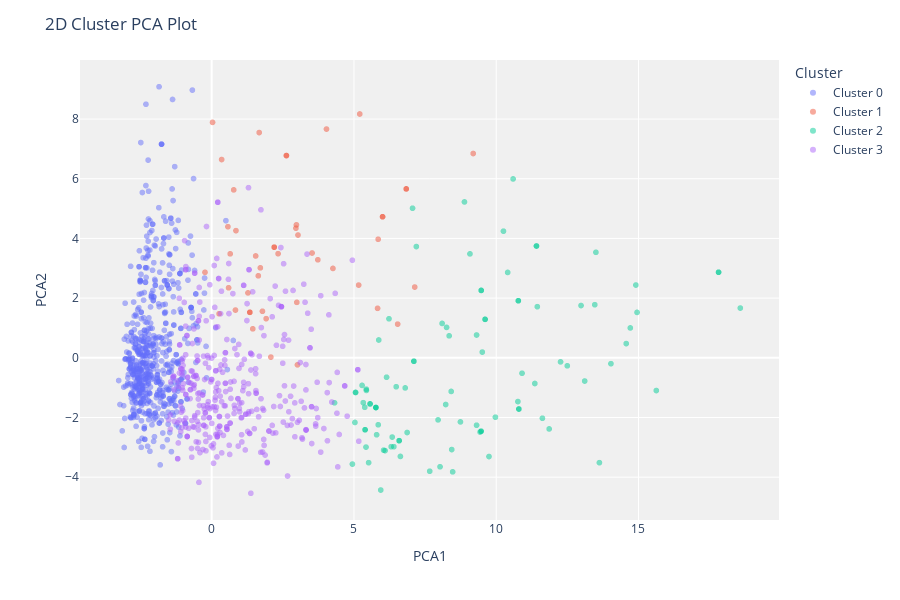
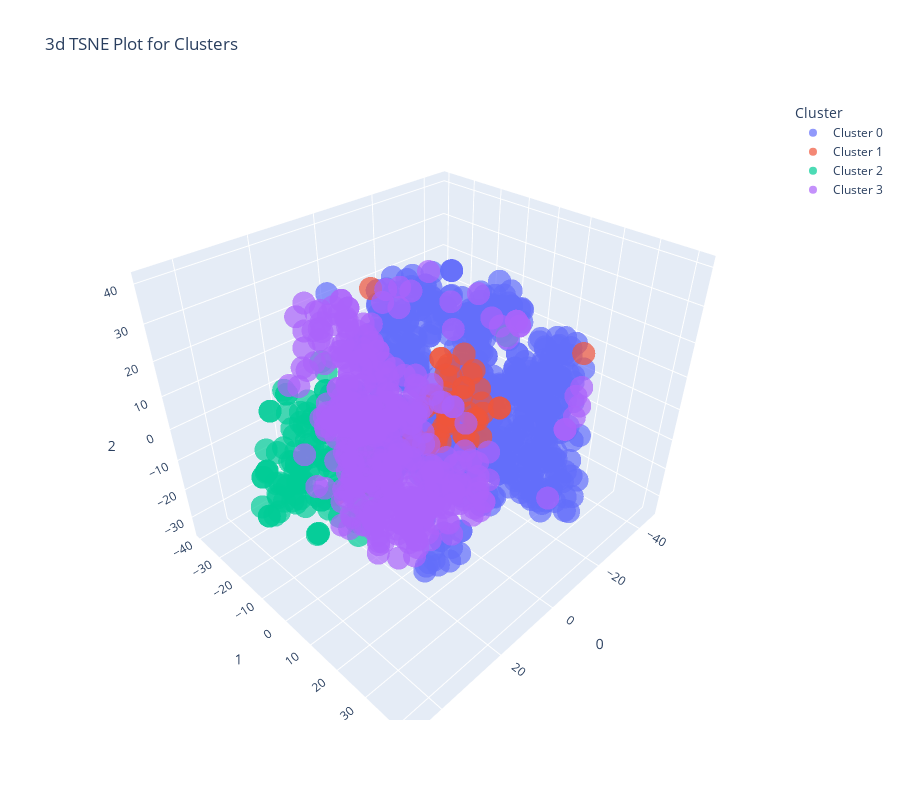

Notebook cell for these charts, in order:
### Code cell
s.evaluate_model(kmeans)

### Figure 1 — Plotly figure (JSON) as saved in the notebook; plotly's stock layout.template omitted (floating-point values rounded to 4 significant figures; data arrays with more than 128 entries replaced by an {"elided": "..."} marker saying what was removed)
{"data": [{"customdata": {"elided": "630x1 str values"}, "hovertemplate": "Cluster=Cluster 0<br>PCA1=%{x}<br>PCA2=%{y}<br>Feature=%{customdata[0]}<extra></extra>", "legendgroup": "Cluster 0", "marker": {"color": "#636efa", "opacity": 0.5, "symbol": "circle"}, "mode": "markers", "name": "Cluster 0", "showlegend": true, "textposition": "top center", "type": "scattergl", "x": {"elided": "630 float values"}, "xaxis": "x", "y": {"elided": "630 float values"}, "yaxis": "y"}, {"customdata": [["m"], ["m"], ["f"], ["m"], ["m"], ["m"], ["m"], ["m"], ["m"], ["m"], ["m"], ["m"], ["m"], ["f"], ["m"], ["m"], ["m"], ["m"], ["m"], ["m"], ["m"], ["m"], ["m"], ["m"], ["m"], ["m"], ["m"], ["f"], ["f"], ["f"], ["f"], ["m"], ["m"], ["f"], ["m"], ["m"], ["m"], ["f"], ["m"], ["m"], ["m"], ["m"], ["f"], ["m"], ["f"], ["m"]], "hovertemplate": "Cluster=Cluster 1<br>PCA1=%{x}<br>PCA2=%{y}<br>Feature=%{customdata[0]}<extra></extra>", "legendgroup": "Cluster 1", "marker": {"color": "#EF553B", "opacity": 0.5, "symbol": "circle"}, "mode": "markers", "name": "Cluster 1", "showlegend": true, "textposition": "top center", "type": "scattergl", "x": [2.335, 9.191, 2.081, 2.198, 0.2605, 2.198, 6.838, 6.838, 0.6508, 6.006, 1.341, 1.639, 6.006, 0.8355, 3.034, 7.136, 0.02993, 5.165, 4.036, 1.545, 2.979, 0.8541, 1.341, 0.594, 3.731, 1.67, 3.015, 1.783, 5.204, 3.528, 5.83, 5.851, -0.235, 2.96, 0.5702, 2.626, 2.626, 1.914, 4.262, 1.445, 6.537, 1.276, 0.3494, 2.992, 1.711, 0.774], "xaxis": "x", "y": [3.488, 6.845, 0.0233, 3.706, 1.475, 3.706, 5.659, 5.659, 3.483, 4.726, 1.524, 2.747, 4.726, 1.599, 4.114, 2.37, 7.888, 2.436, 7.665, 3.412, 4.454, 4.261, 1.524, 2.346, 3.284, 7.547, -0.2369, 1.559, 8.17, 3.511, 1.657, 3.973, 2.864, 4.343, 4.393, 6.776, 6.776, 1.311, 2.994, 0.9704, 1.128, 2.174, 6.643, 1.857, 3.014, 5.626], "yaxis": "y"}, {"customdata": [["f"], ["f"], ["m"], ["f"], ["f"], ["f"], ["f"], ["f"], ["f"], ["f"], ["f"], ["f"], ["f"], ["f"], ["m"], ["f"], ["f"], ["f"], ["m"], ["f"], ["m"], ["f"], ["f"], ["f"], ["m"], ["m"], ["f"], ["f"], ["f"], ["f"], ["f"], ["f"], ["f"], ["m"], ["m"], ["f"], ["m"], ["f"], ["f"], ["f"], ["f"], ["m"], ["m"], ["f"], ["m"], ["m"], ["m"], ["m"], ["f"], ["f"], ["f"], ["m"], ["m"], ["m"], ["m"], ["m"], ["f"], ["f"], ["f"], ["m"], ["m"], ["f"], ["f"], ["f"], ["f"], ["f"], ["f"], ["f"], ["f"], ["f"], ["f"], ["f"], ["f"], ["m"], ["f"], ["f"], ["f"], ["f"], ["m"], ["m"], ["f"], ["f"], ["f"], ["m"], ["f"], ["m"], ["f"], ["f"], ["f"], ["m"], ["m"], ["f"], ["f"], ["f"], ["f"], ["f"]], "hovertemplate": "Cluster=Cluster 2<br>PCA1=%{x}<br>PCA2=%{y}<br>Feature=%{customdata[0]}<extra></extra>", "legendgroup": "Cluster 2", "marker": {"color": "#00cc96", "opacity": 0.5, "symbol": "circle"}, "mode": "markers", "name": "Cluster 2", "showlegend": true, "textposition": "top center", "type": "scattergl", "x": [5.435, 12.98, 14.71, 6.095, 17.81, 8.225, 17.81, 10.8, 5.391, 8.885, 13.63, 5.391, 5.566, 14.91, 9.309, 5.566, 6.232, 5.772, 4.946, 8.255, 5.327, 9.47, 6.869, 9.078, 8.099, 14.57, 9.511, 5.942, 15.63, 8.436, 5.424, 10.78, 11.36, 5.853, 5.872, 10.78, 10.26, 8.418, 5.38, 6.344, 10.8, 6.309, 18.58, 9.47, 11.44, 10.59, 7.956, 6.043, 11.86, 5.772, 5.056, 8.743, 11.41, 9.473, 9.473, 6.801, 5.772, 10.4, 7.193, 6.485, 14.95, 9.309, 5.797, 5.438, 5.035, 9.433, 9.972, 7.663, 5.285, 14.03, 7.107, 7.107, 13.46, 11.41, 6.633, 8.469, 5.056, 4.318, 11.62, 6.403, 8.026, 5.516, 13.5, 9.609, 9.746, 9.609, 10.76, 6.589, 6.589, 6.146, 12.26, 7.059, 12.5, 8.346, 13.11, 10.91], "xaxis": "x", "y": [-1.052, 1.751, 1.0, -3.111, 2.867, -1.565, 2.867, -1.717, -2.412, 5.222, -3.514, -2.412, -1.545, 2.438, 0.7633, -1.545, 1.307, -1.666, -3.563, 1.018, -1.504, -2.461, -2.503, 3.482, 1.151, 0.4751, 0.1904, -4.432, -1.097, -3.075, -2.993, 1.911, -0.8612, -2.245, 0.5965, 1.911, 4.243, -1.128, -1.658, -2.656, -1.717, -2.979, 1.667, -2.461, 1.712, 5.993, -2.08, -3.095, -2.385, -1.666, -1.163, -2.148, 3.746, 2.258, 2.258, -1.009, -1.666, 2.86, 3.728, -0.9707, 1.52, -2.26, -2.579, -1.094, -2.168, -2.489, -1.991, -3.801, -0.9259, -0.1977, -0.1165, -0.1165, 1.778, 3.746, -3.306, -3.822, -1.163, -1.51, -2.026, -2.979, -3.652, -3.514, 3.534, 1.288, -3.309, 1.288, -1.467, -2.778, -2.778, -0.6514, -0.1373, 5.012, -0.2689, 0.7356, -0.7793, -0.5177], "yaxis": "y"}, {"customdata": {"elided": "368x1 str values"}, "hovertemplate": "Cluster=Cluster 3<br>PCA1=%{x}<br>PCA2=%{y}<br>Feature=%{customdata[0]}<extra></extra>", "legendgroup": "Cluster 3", "marker": {"color": "#ab63fa", "opacity": 0.5, "symbol": "circle"}, "mode": "markers", "name": "Cluster 3", "showlegend": true, "textposition": "top center", "type": "scattergl", "x": {"elided": "368 float values"}, "xaxis": "x", "y": {"elided": "368 float values"}, "yaxis": "y"}], "layout": {"height": 600, "legend": {"title": {"text": "Cluster"}, "tracegroupgap": 0}, "margin": {"t": 60}, "plot_bgcolor": "rgb(240,240,240)", "title": {"text": "2D Cluster PCA Plot"}, "xaxis": {"anchor": "y", "domain": [0, 1], "title": {"text": "PCA1"}}, "yaxis": {"anchor": "x", "domain": [0, 1], "title": {"text": "PCA2"}}}}

### Figure 2 — Plotly figure (JSON) as saved in the notebook; plotly's stock layout.template omitted (floating-point values rounded to 4 significant figures; data arrays with more than 128 entries replaced by an {"elided": "..."} marker saying what was removed)
{"data": [{"customdata": {"elided": "630x1 str values"}, "hovertemplate": "Cluster=Cluster 0<br>0=%{x}<br>1=%{y}<br>2=%{z}<br>Feature=%{customdata[0]}<extra></extra>", "legendgroup": "Cluster 0", "marker": {"color": "#636efa", "opacity": 0.7, "symbol": "circle"}, "mode": "markers", "name": "Cluster 0", "scene": "scene", "showlegend": true, "type": "scatter3d", "x": {"elided": "630 float values"}, "y": {"elided": "630 float values"}, "z": {"elided": "630 float values"}}, {"customdata": [["m"], ["m"], ["f"], ["m"], ["m"], ["m"], ["m"], ["m"], ["m"], ["m"], ["m"], ["m"], ["m"], ["f"], ["m"], ["m"], ["m"], ["m"], ["m"], ["m"], ["m"], ["m"], ["m"], ["m"], ["m"], ["m"], ["m"], ["f"], ["f"], ["f"], ["f"], ["m"], ["m"], ["f"], ["m"], ["m"], ["m"], ["f"], ["m"], ["m"], ["m"], ["m"], ["f"], ["m"], ["f"], ["m"]], "hovertemplate": "Cluster=Cluster 1<br>0=%{x}<br>1=%{y}<br>2=%{z}<br>Feature=%{customdata[0]}<extra></extra>", "legendgroup": "Cluster 1", "marker": {"color": "#EF553B", "opacity": 0.7, "symbol": "circle"}, "mode": "markers", "name": "Cluster 1", "scene": "scene", "showlegend": true, "type": "scatter3d", "x": [14.83, 36.6, 14.43, 5.819, 3.856, 5.819, 34.63, 34.63, 13.82, 9.505, 4.038, 14.19, 9.505, 3.882, 6.351, 15.59, -33.05, 4.183, 31.21, 8.587, 7.759, 10.45, 4.038, 1.654, 2.54, 11.54, 3.189, 11.97, 12.77, 8.616, 10.71, 15.72, 5.382, 1.216, 5.149, 10.61, 10.61, 13.69, 7.622, 9.832, 17.49, 6.37, 13.65, 9.472, 11.1, 4.945], "y": [19.43, 6.954, 13.11, 27.45, 19.85, 27.45, 17.89, 17.89, 19.45, 20.61, 15.22, 20.2, 20.61, 4.07, 21.05, 15.56, 22.54, 7.281, 19.56, 18.84, 13.03, 26.66, 15.22, 16.07, 9.782, 27.36, 7.131, 18.29, 24.82, 23.69, 16.46, 18.0, 18.51, 7.787, -14.68, 14.24, 14.24, 15.23, 14.02, 10.36, 12.57, 22.87, 27.52, 14.65, 23.21, 15.85], "z": [14.76, 0.6895, 16.48, 19.2, 19.73, 19.2, 8.995, 8.995, 17.56, 10.16, 17.94, 21.29, 10.16, -4.832, 12.86, 8.572, 14.4, 0.5193, 11.07, 19.45, 22.03, 19.76, 17.94, 21.94, 17.81, 14.36, -2.532, 15.66, 12.98, 15.56, 12.28, 10.71, 23.79, 19.57, 32.92, 28.15, 28.15, 18.55, 9.519, 16.18, 9.426, 18.55, 20.54, 18.87, 18.38, 27.54]}, {"customdata": [["f"], ["f"], ["m"], ["f"], ["f"], ["f"], ["f"], ["f"], ["f"], ["f"], ["f"], ["f"], ["f"], ["f"], ["m"], ["f"], ["f"], ["f"], ["m"], ["f"], ["m"], ["f"], ["f"], ["f"], ["m"], ["m"], ["f"], ["f"], ["f"], ["f"], ["f"], ["f"], ["f"], ["m"], ["m"], ["f"], ["m"], ["f"], ["f"], ["f"], ["f"], ["m"], ["m"], ["f"], ["m"], ["m"], ["m"], ["m"], ["f"], ["f"], ["f"], ["m"], ["m"], ["m"], ["m"], ["m"], ["f"], ["f"], ["f"], ["m"], ["m"], ["f"], ["f"], ["f"], ["f"], ["f"], ["f"], ["f"], ["f"], ["f"], ["f"], ["f"], ["f"], ["m"], ["f"], ["f"], ["f"], ["f"], ["m"], ["m"], ["f"], ["f"], ["f"], ["m"], ["f"], ["m"], ["f"], ["f"], ["f"], ["m"], ["m"], ["f"], ["f"], ["f"], ["f"], ["f"]], "hovertemplate": "Cluster=Cluster 2<br>0=%{x}<br>1=%{y}<br>2=%{z}<br>Feature=%{customdata[0]}<extra></extra>", "legendgroup": "Cluster 2", "marker": {"color": "#00cc96", "opacity": 0.7, "symbol": "circle"}, "mode": "markers", "name": "Cluster 2", "scene": "scene", "showlegend": true, "type": "scatter3d", "x": [30.78, 46.15, 40.4, 36.69, 47.07, 21.6, 47.07, 31.88, 24.87, 39.44, 38.78, 24.87, 23.44, 41.78, 27.66, 22.85, 21.14, 23.83, 27.24, 32.55, 23.72, 31.52, 24.42, 30.57, 33.88, 42.42, 35.59, 26.25, 39.18, 28.86, 30.22, 37.83, 34.32, 24.02, 29.76, 37.83, 33.08, 33.08, 32.71, 20.42, 31.88, 24.95, 44.68, 31.52, 41.29, 42.32, 26.84, 27.28, 35.55, 23.83, 26.53, 19.96, 41.11, 36.7, 36.7, 30.52, 21.35, 37.92, -5.282, 17.95, 42.48, 32.11, 30.0, 20.83, 18.93, 34.84, 32.31, 25.6, 23.51, 38.97, 21.75, 21.75, 45.78, 41.11, 26.63, 26.88, 26.53, 5.698, 38.32, 24.48, 30.37, 21.76, 40.87, 36.48, 28.99, 36.48, 36.76, 37.93, 37.93, 24.37, 40.77, 22.63, 37.01, 26.88, 37.36, 33.91], "y": [-0.2782, -1.734, -6.377, -1.939, -4.935, -26.56, -4.935, -15.34, -26.26, -0.3911, -11.34, -26.26, -13.14, -12.52, -20.92, -15.29, -13.53, -24.81, -17.33, -18.6, -18.95, -24.19, 6.715, 7.202, 4.069, -5.932, -16.75, -7.048, -6.839, -12.5, -17.43, -5.344, -11.1, -11.76, -0.5907, -5.344, -12.21, -1.16, 9.272, -12.25, -15.34, -17.91, -6.59, -24.19, -2.284, 1.553, -14.35, -16.43, -10.05, -24.81, -10.22, -8.057, -15.69, -21.07, -21.07, -5.994, -23.91, -17.81, 19.41, -5.448, -7.447, -9.409, 5.267, -16.95, -21.79, -12.89, -13.48, -10.53, 4.126, -9.885, -13.72, -13.72, -9.831, -15.69, -6.398, -23.83, -10.22, -11.23, -14.99, -18.89, -5.56, -20.59, -2.762, 1.13, -9.736, 1.13, -8.612, 0.4892, 0.4892, -20.64, -10.61, -13.12, -5.534, -24.1, -4.525, -4.602], "z": [-14.68, -3.934, -2.807, -17.79, -6.792, -4.396, -6.792, -12.48, 6.261, 1.506, -11.62, 6.261, -10.65, -1.301, -7.548, -10.07, 16.96, -15.68, 6.301, -2.45, 7.231, 5.36, -6.034, -6.476, -1.377, -0.2012, -1.228, -2.374, -8.343, -0.05533, 2.889, 2.909, -7.972, -2.877, -4.954, 2.909, 5.063, -11.31, -13.04, -5.789, -12.48, 4.636, -9.225, 5.36, -2.054, -0.3387, -2.949, 2.536, -3.567, -15.68, 3.315, -3.35, -5.157, -8.962, -8.962, 1.09, -14.76, 0.2852, 29.49, -4.275, -5.537, -4.41, -13.19, -3.034, 2.107, -2.247, -8.834, -5.929, -3.387, -5.281, 11.85, 11.85, -7.926, -5.157, -6.064, 2.603, 3.315, -1.592, -8.377, 0.461, -12.42, -0.0692, -5.38, -4.805, -6.393, -4.805, 1.229, -14.88, -14.88, -5.965, -7.867, 20.72, -2.954, 9.428, -9.87, -8.672]}, {"customdata": {"elided": "368x1 str values"}, "hovertemplate": "Cluster=Cluster 3<br>0=%{x}<br>1=%{y}<br>2=%{z}<br>Feature=%{customdata[0]}<extra></extra>", "legendgroup": "Cluster 3", "marker": {"color": "#ab63fa", "opacity": 0.7, "symbol": "circle"}, "mode": "markers", "name": "Cluster 3", "scene": "scene", "showlegend": true, "type": "scatter3d", "x": {"elided": "368 float values"}, "y": {"elided": "368 float values"}, "z": {"elided": "368 float values"}}], "layout": {"height": 800, "legend": {"title": {"text": "Cluster"}, "tracegroupgap": 0}, "scene": {"domain": {"x": [0, 1], "y": [0, 1]}, "xaxis": {"title": {"text": "0"}}, "yaxis": {"title": {"text": "1"}}, "zaxis": {"title": {"text": "2"}}}, "title": {"text": "3d TSNE Plot for Clusters"}, "width": 900}}
